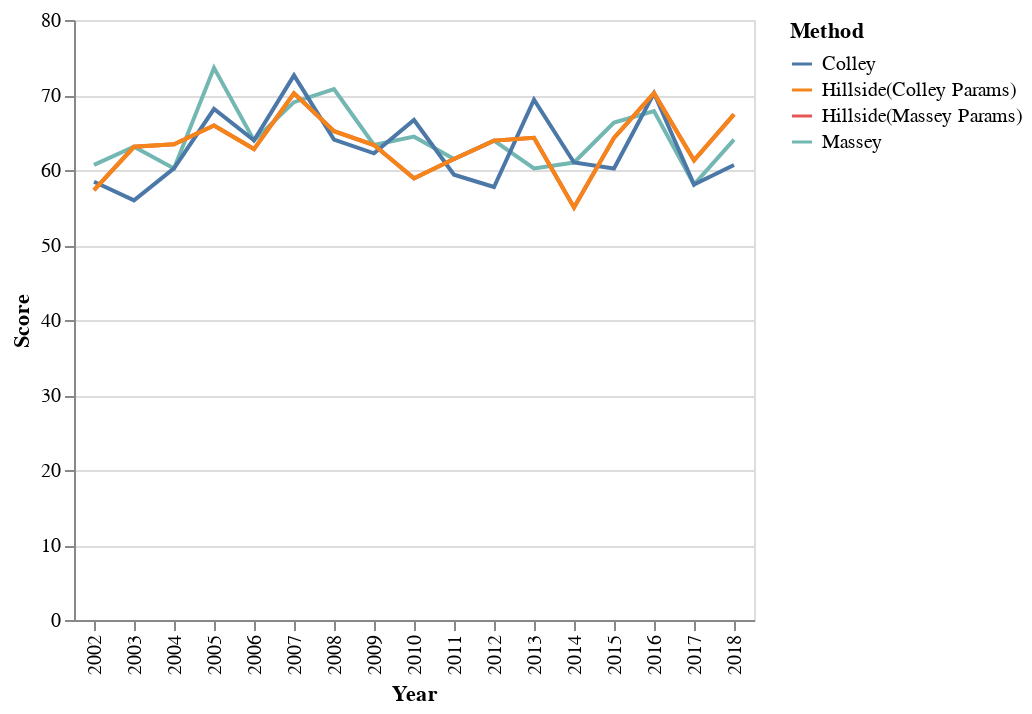

Source (notebook cell):
### Code cell
import altair as alt
alt.Chart(predictability).mark_line().encode(
    x='Year',
    y='Score',
    color='Method'
)

### Figure 1 — Vega-Lite specification as saved in the notebook (floating-point values rounded to 4 significant figures)
{"config": {"view": {"continuousWidth": 400, "continuousHeight": 300}}, "data": {"name": "data-ffcdc1edfd1b0b4e28919e5677e9f244"}, "mark": "line", "encoding": {"color": {"type": "nominal", "field": "Method"}, "x": {"type": "nominal", "field": "Year"}, "y": {"type": "quantitative", "field": "Score"}}, "$schema": "https://vega.github.io/schema/vega-lite/v4.8.1.json", "datasets": {"data-ffcdc1edfd1b0b4e28919e5677e9f244": [{"Year": "2002", "Score": 60.67, "Method": "Massey", "Parameters": "('all', 'madness'),frac=1.0,dt=2,st=3,iw=0.5"}, {"Year": "2002", "Score": 58.43, "Method": "Colley", "Parameters": "('all', 'madness'),frac=1.0,dt=2,st=3,iw=0.5"}, {"Year": "2002", "Score": 57.3, "Method": "Hillside(Massey Params)", "Parameters": "('all', 'madness'),frac=1.0,dt=2,st=3,iw=0.5"}, {"Year": "2002", "Score": 57.3, "Method": "Hillside(Colley Params)", "Parameters": "('all', 'madness'),frac=1.0,dt=2,st=3,iw=0.5"}, {"Year": "2003", "Score": 63.1, "Method": "Massey", "Parameters": "('all', 'madness'),frac=1.0,dt=2,st=3,iw=0.5"}, {"Year": "2003", "Score": 55.95, "Method": "Colley", "Parameters": "('all', 'madness'),frac=1.0,dt=2,st=3,iw=0.5"}, {"Year": "2003", "Score": 63.1, "Method": "Hillside(Massey Params)", "Parameters": "('all', 'madness'),frac=1.0,dt=2,st=3,iw=0.5"}, {"Year": "2003", "Score": 63.1, "Method": "Hillside(Colley Params)", "Parameters": "('all', 'madness'),frac=1.0,dt=2,st=3,iw=0.5"}, {"Year": "2004", "Score": 60.22, "Method": "Massey", "Parameters": "('all', 'madness'),frac=1.0,dt=2,st=3,iw=0.5"}, {"Year": "2004", "Score": 60.22, "Method": "Colley", "Parameters": "('all', 'madness'),frac=1.0,dt=2,st=3,iw=0.5"}, {"Year": "2004", "Score": 63.44, "Method": "Hillside(Massey Params)", "Parameters": "('all', 'madness'),frac=1.0,dt=2,st=3,iw=0.5"}, {"Year": "2004", "Score": 63.44, "Method": "Hillside(Colley Params)", "Parameters": "('all', 'madness'),frac=1.0,dt=2,st=3,iw=0.5"}, {"Year": "2005", "Score": 73.63, "Method": "Massey", "Parameters": "('all', 'madness'),frac=1.0,dt=2,st=3,iw=0.5"}, {"Year": "2005", "Score": 68.13, "Method": "Colley", "Parameters": "('all', 'madness'),frac=1.0,dt=2,st=3,iw=0.5"}, {"Year": "2005", "Score": 65.93, "Method": "Hillside(Massey Params)", "Parameters": "('all', 'madness'),frac=1.0,dt=2,st=3,iw=0.5"}, {"Year": "2005", "Score": 65.93, "Method": "Hillside(Colley Params)", "Parameters": "('all', 'madness'),frac=1.0,dt=2,st=3,iw=0.5"}, {"Year": "2006", "Score": 63.95, "Method": "Massey", "Parameters": "('all', 'madness'),frac=1.0,dt=2,st=3,iw=0.5"}, {"Year": "2006", "Score": 63.95, "Method": "Colley", "Parameters": "('all', 'madness'),frac=1.0,dt=2,st=3,iw=0.5"}, {"Year": "2006", "Score": 62.79, "Method": "Hillside(Massey Params)", "Parameters": "('all', 'madness'),frac=1.0,dt=2,st=3,iw=0.5"}, {"Year": "2006", "Score": 62.79, "Method": "Hillside(Colley Params)", "Parameters": "('all', 'madness'),frac=1.0,dt=2,st=3,iw=0.5"}, {"Year": "2007", "Score": 69.05, "Method": "Massey", "Parameters": "('all', 'madness'),frac=1.0,dt=2,st=3,iw=0.5"}, {"Year": "2007", "Score": 72.62, "Method": "Colley", "Parameters": "('all', 'madness'),frac=1.0,dt=2,st=3,iw=0.5"}, {"Year": "2007", "Score": 70.24, "Method": "Hillside(Massey Params)", "Parameters": "('all', 'madness'),frac=1.0,dt=2,st=3,iw=0.5"}, {"Year": "2007", "Score": 70.24, "Method": "Hillside(Colley Params)", "Parameters": "('all', 'madness'),frac=1.0,dt=2,st=3,iw=0.5"}, {"Year": "2008", "Score": 70.79, "Method": "Massey", "Parameters": "('all', 'madness'),frac=1.0,dt=2,st=3,iw=0.5"}, {"Year": "2008", "Score": 64.04, "Method": "Colley", "Parameters": "('all', 'madness'),frac=1.0,dt=2,st=3,iw=0.5"}, {"Year": "2008", "Score": 65.17, "Method": "Hillside(Massey Params)", "Parameters": "('all', 'madness'),frac=1.0,dt=2,st=3,iw=0.5"}, {"Year": "2008", "Score": 65.17, "Method": "Hillside(Colley Params)", "Parameters": "('all', 'madness'),frac=1.0,dt=2,st=3,iw=0.5"}, {"Year": "2009", "Score": 63.33, "Method": "Massey", "Parameters": "('all', 'madness'),frac=1.0,dt=2,st=3,iw=0.5"}, {"Year": "2009", "Score": 62.22, "Method": "Colley", "Parameters": "('all', 'madness'),frac=1.0,dt=2,st=3,iw=0.5"}, {"Year": "2009", "Score": 63.33, "Method": "Hillside(Massey Params)", "Parameters": "('all', 'madness'),frac=1.0,dt=2,st=3,iw=0.5"}, {"Year": "2009", "Score": 63.33, "Method": "Hillside(Colley Params)", "Parameters": "('all', 'madness'),frac=1.0,dt=2,st=3,iw=0.5"}, {"Year": "2010", "Score": 64.44, "Method": "Massey", "Parameters": "('all', 'madness'),frac=1.0,dt=2,st=3,iw=0.5"}, {"Year": "2010", "Score": 66.67, "Method": "Colley", "Parameters": "('all', 'madness'),frac=1.0,dt=2,st=3,iw=0.5"}, {"Year": "2010", "Score": 58.89, "Method": "Hillside(Massey Params)", "Parameters": "('all', 'madness'),frac=1.0,dt=2,st=3,iw=0.5"}, {"Year": "2010", "Score": 58.89, "Method": "Hillside(Colley Params)", "Parameters": "('all', 'madness'),frac=1.0,dt=2,st=3,iw=0.5"}, {"Year": "2011", "Score": 61.46, "Method": "Massey", "Parameters": "('all', 'madness'),frac=1.0,dt=2,st=3,iw=0.5"}, {"Year": "2011", "Score": 59.38, "Method": "Colley", "Parameters": "('all', 'madness'),frac=1.0,dt=2,st=3,iw=0.5"}, {"Year": "2011", "Score": 61.46, "Method": "Hillside(Massey Params)", "Parameters": "('all', 'madness'),frac=1.0,dt=2,st=3,iw=0.5"}, {"Year": "2011", "Score": 61.46, "Method": "Hillside(Colley Params)", "Parameters": "('all', 'madness'),frac=1.0,dt=2,st=3,iw=0.5"}, {"Year": "2012", "Score": 63.92, "Method": "Massey", "Parameters": "('all', 'madness'),frac=1.0,dt=2,st=3,iw=0.5"}, {"Year": "2012", "Score": 57.73, "Method": "Colley", "Parameters": "('all', 'madness'),frac=1.0,dt=2,st=3,iw=0.5"}, {"Year": "2012", "Score": 63.92, "Method": "Hillside(Massey Params)", "Parameters": "('all', 'madness'),frac=1.0,dt=2,st=3,iw=0.5"}, {"Year": "2012", "Score": 63.92, "Method": "Hillside(Colley Params)", "Parameters": "('all', 'madness'),frac=1.0,dt=2,st=3,iw=0.5"}, {"Year": "2013", "Score": 60.2, "Method": "Massey", "Parameters": "('all', 'madness'),frac=1.0,dt=2,st=3,iw=0.5"}, {"Year": "2013", "Score": 69.39, "Method": "Colley", "Parameters": "('all', 'madness'),frac=1.0,dt=2,st=3,iw=0.5"}, {"Year": "2013", "Score": 64.29, "Method": "Hillside(Massey Params)", "Parameters": "('all', 'madness'),frac=1.0,dt=2,st=3,iw=0.5"}, {"Year": "2013", "Score": 64.29, "Method": "Hillside(Colley Params)", "Parameters": "('all', 'madness'),frac=1.0,dt=2,st=3,iw=0.5"}, {"Year": "2014", "Score": 61.0, "Method": "Massey", "Parameters": "('all', 'madness'),frac=1.0,dt=2,st=3,iw=0.5"}, {"Year": "2014", "Score": 61.0, "Method": "Colley", "Parameters": "('all', 'madness'),frac=1.0,dt=2,st=3,iw=0.5"}, {"Year": "2014", "Score": 55.0, "Method": "Hillside(Massey Params)", "Parameters": "('all', 'madness'),frac=1.0,dt=2,st=3,iw=0.5"}, {"Year": "2014", "Score": 55.0, "Method": "Hillside(Colley Params)", "Parameters": "('all', 'madness'),frac=1.0,dt=2,st=3,iw=0.5"}, {"Year": "2015", "Score": 66.33, "Method": "Massey", "Parameters": "('all', 'madness'),frac=1.0,dt=2,st=3,iw=0.5"}, {"Year": "2015", "Score": 60.2, "Method": "Colley", "Parameters": "('all', 'madness'),frac=1.0,dt=2,st=3,iw=0.5"}, {"Year": "2015", "Score": 64.29, "Method": "Hillside(Massey Params)", "Parameters": "('all', 'madness'),frac=1.0,dt=2,st=3,iw=0.5"}, {"Year": "2015", "Score": 64.29, "Method": "Hillside(Colley Params)", "Parameters": "('all', 'madness'),frac=1.0,dt=2,st=3,iw=0.5"}, {"Year": "2016", "Score": 67.86, "Method": "Massey", "Parameters": "('all', 'madness'),frac=1.0,dt=2,st=3,iw=0.5"}, {"Year": "2016", "Score": 70.24, "Method": "Colley", "Parameters": "('all', 'madness'),frac=1.0,dt=2,st=3,iw=0.5"}, {"Year": "2016", "Score": 70.24, "Method": "Hillside(Massey Params)", "Parameters": "('all', 'madness'),frac=1.0,dt=2,st=3,iw=0.5"}, {"Year": "2016", "Score": 70.24, "Method": "Hillside(Colley Params)", "Parameters": "('all', 'madness'),frac=1.0,dt=2,st=3,iw=0.5"}, {"Year": "2017", "Score": 58.06, "Method": "Massey", "Parameters": "('all', 'madness'),frac=1.0,dt=2,st=3,iw=0.5"}, {"Year": "2017", "Score": 58.06, "Method": "Colley", "Parameters": "('all', 'madness'),frac=1.0,dt=2,st=3,iw=0.5"}, {"Year": "2017", "Score": 61.29, "Method": "Hillside(Massey Params)", "Parameters": "('all', 'madness'),frac=1.0,dt=2,st=3,iw=0.5"}, {"Year": "2017", "Score": 61.29, "Method": "Hillside(Colley Params)", "Parameters": "('all', 'madness'),frac=1.0,dt=2,st=3,iw=0.5"}, {"Year": "2018", "Score": 64.04, "Method": "Massey", "Parameters": "('all', 'madness'),frac=1.0,dt=2,st=3,iw=0.5"}, {"Year": "2018", "Score": 60.67, "Method": "Colley", "Parameters": "('all', 'madness'),frac=1.0,dt=2,st=3,iw=0.5"}, {"Year": "2018", "Score": 67.42, "Method": "Hillside(Massey Params)", "Parameters": "('all', 'madness'),frac=1.0,dt=2,st=3,iw=0.5"}, {"Year": "2018", "Score": 67.42, "Method": "Hillside(Colley Params)", "Parameters": "('all', 'madness'),frac=1.0,dt=2,st=3,iw=0.5"}]}}
